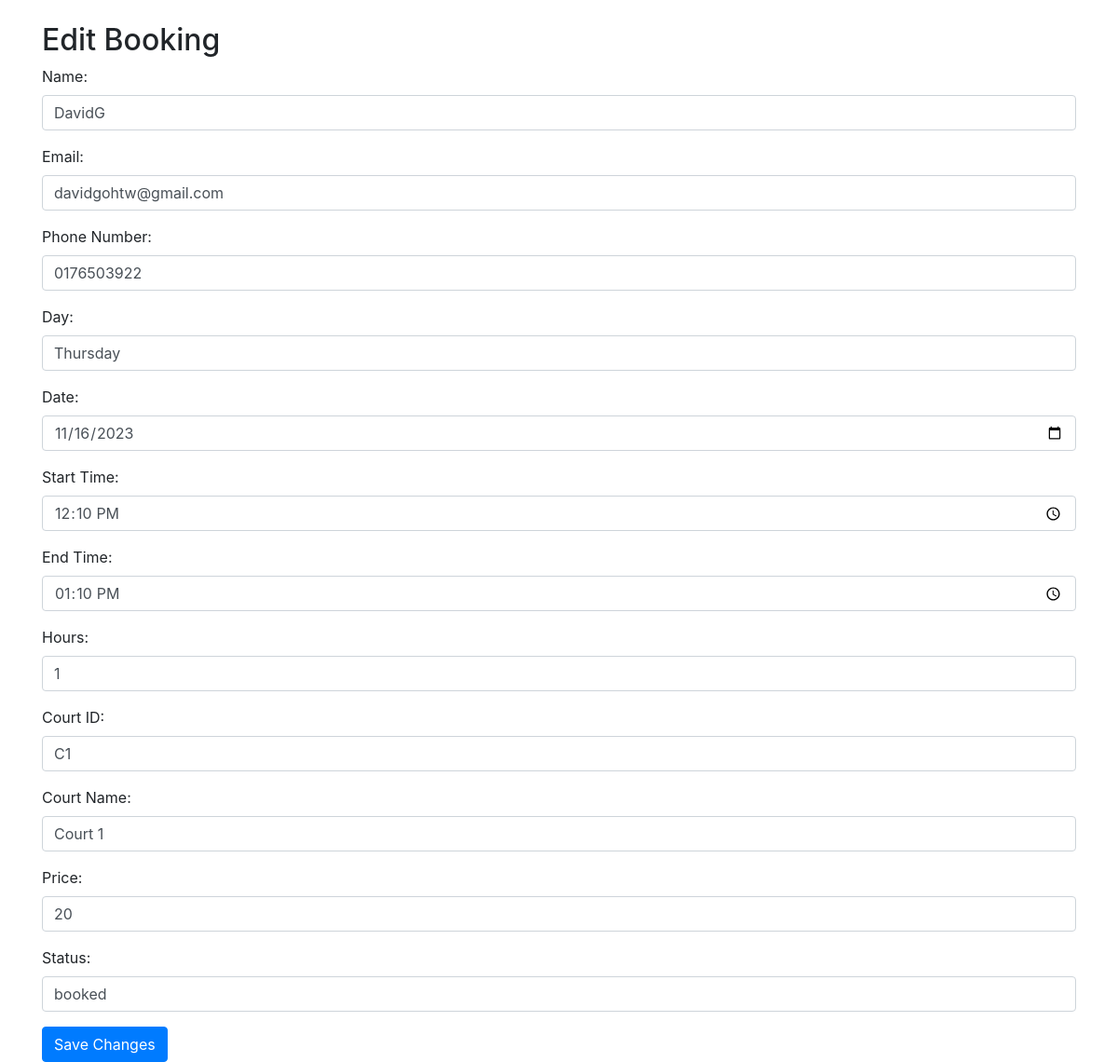
Screenshot of /AdminDashboard/EditCourtBooking.php?id=17000142543318 with the database file from the repository.
### tables this page shows
CREATE TABLE `booking` (
  `booking_reference` varchar(100) NOT NULL,
  `name` varchar(100) NOT NULL,
  `email` varchar(1000) NOT NULL,
  `phonenumber` varchar(100) NOT NULL,
  `day` varchar(100) NOT NULL,
  `date` date NOT NULL,
  `start_time` time NOT NULL,
  `end_time` time NOT NULL,
  `hours` int(100) NOT NULL,
  `courtID` varchar(10) NOT NULL,
  `courtName` varchar(100) NOT NULL,
  `price` double NOT NULL,
  `status` enum('booked','using','passed') NOT NULL,
  `receipt` varchar(1000) NOT NULL
);

### AdminDashboard/EditCourtBooking.php (the view, shortened to what this page needs)
<?php
if (isset($_GET['id'])) {
    $bookingReference = $_GET['id'];
    $conn = mysqli_connect("localhost", "proadmin38", "proadmin38", "proonebadmintoncentre");
    $sql = "SELECT * FROM booking WHERE booking_reference = '$bookingReference'";
    $result = mysqli_query($conn, $sql);
    if (mysqli_num_rows($result) > 0) {
        $row = mysqli_fetch_assoc($result);
    } else {
        die("Booking record not found.");
    }
}
?>
<!DOCTYPE html>
<html>
<head>
    <link href="https://maxcdn.bootstrapcdn.com/bootstrap/4.5.2/css/bootstrap.min.css" rel="stylesheet">
</head>
<body>
    <div class="container mt-4">
        <h2>Edit Booking</h2>
        <form method="POST">
            <div class="form-group">
                <label for="name">Name:</label>
                <input type="text" class="form-control" name="name" value="<?php echo $row['name']; ?>">
            </div>
            <div class="form-group">
                <label for="email">Email:</label>
                <input type="email" class="form-control" name="email" value="<?php echo $row['email']; ?>">
            </div>
            <div class="form-group">
                <label for="phonenumber">Phone Number:</label>
                <input type="text" class="form-control" name="phonenumber" value="<?php echo $row['phonenumber']; ?>">
            </div>
            <div class="form-group">
                <label for="day">Day:</label>
                <input type="text" class="form-control" name="day" value="<?php echo $row['day']; ?>">
            </div>
            <div class="form-group">
                <label for="date">Date:</label>
                <input type="date" class="form-control" name="date" value="<?php echo $row['date']; ?>">
            </div>
            <div class="form-group">
                <label for="start_time">Start Time:</label>
                <input type="time" class="form-control" name="start_time" value="<?php echo $row['start_time']; ?>">
            </div>
            <div class="form-group">
                <label for="end_time">End Time:</label>
                <input type="time" class="form-control" name="end_time" value="<?php echo $row['end_time']; ?>">
            </div>
            <div class="form-group">
                <label for="hours">Hours:</label>
                <input type="text" class="form-control" name="hours" value="<?php echo $row['hours']; ?>">
            </div>
            <div class="form-group">
                <label for="courtID">Court ID:</label>
                <input type="text" class="form-control" name="courtID" value="<?php echo $row['courtID']; ?>">
            </div>
            <div class="form-group">
                <label for="courtName">Court Name:</label>
                <input type="text" class="form-control" name="courtName" value="<?php echo $row['courtName']; ?>">
            </div>
            <div class="form-group">
                <label for="price">Price:</label>
                <input type="text" class="form-control" name="price" value="<?php echo $row['price']; ?>">
            </div>
            <div class="form-group">
                <label for="status">Status:</label>
                <input type="text" class="form-control" name="status" value="<?php echo $row['status']; ?>">
            </div>
            <button type="submit" class="btn btn-primary">Save Changes</button>
        </form>
    </div>
</body>
</html>

### rows the page displays
booking: name "DavidG", email "davidgohtw@gmail.com", phonenumber "0176503922", day "Thursday", date "11/16/2023", start_time "12:10:00", end_time "13:10:00", hours "1", courtID "C1", courtName "Court 1", price "20", status "booked"
